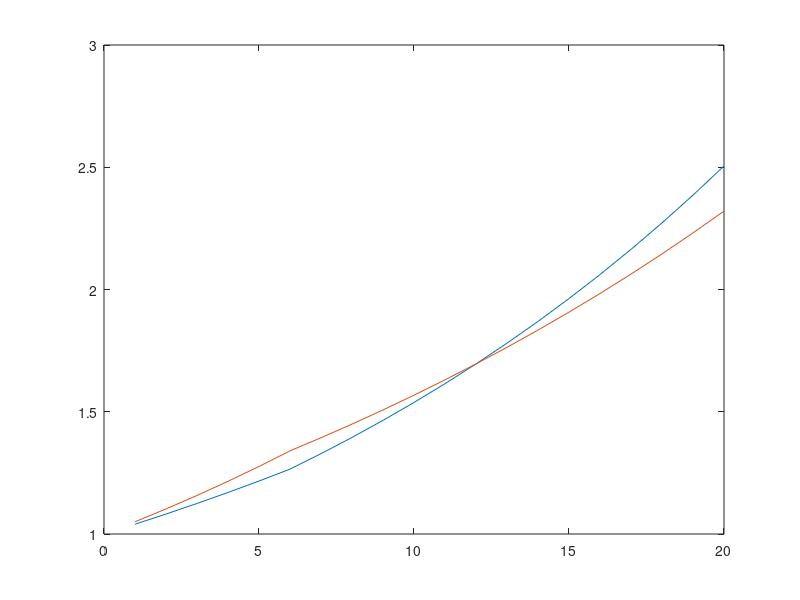
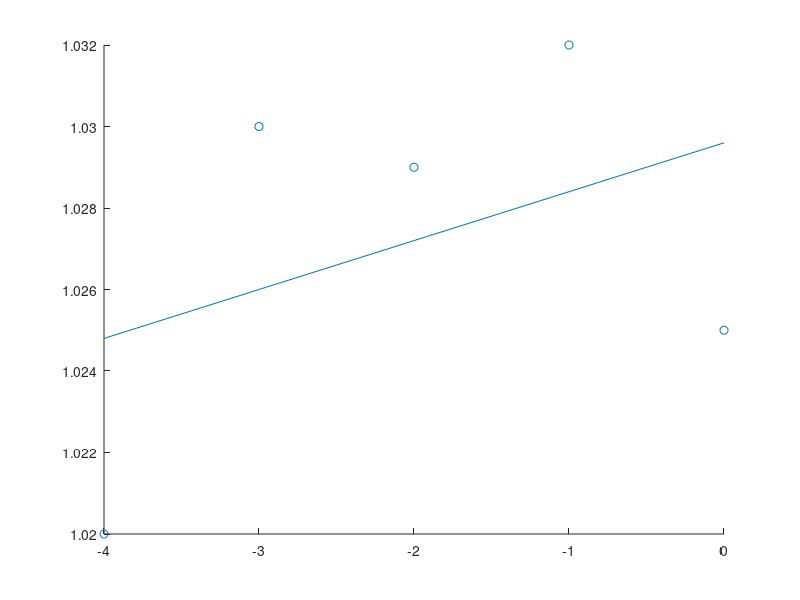

Here is the MATLAB script that generated these plots, in order: (Note: this script raises an error after producing the figures.)
cIni=200000;
mFin=307600;

mc=mFin/cIni

jc=@(j, n) (1+j)^n

sol=@(j1, j2, n, mFin) log(mFin/jc(j2, n))/log(jc(j1, 1)/jc(j2, 1))

sol(4/100, 5/100, 10, mc)

G=@(m, j1, j2, x) (x<m)*jc(j1, x)+(x>=m)*jc(j1, m)*jc(j2, x-m)

G(6, 4/100, 5/100, 10)*cIni

T=[]
for t=1:20
  T=[T; t, G(6, 4/100, 5/100, t)];
end

plot(T(:,1), T(:,2))
hold on;

T=[]
for t=1:20
  T=[T; t, G(6, 5/100, 4/100, t)];
end

plot(T(:,1), T(:,2))
hold off;

real=@(m, inf) m/inf

T=[-4; -3; -2; -1; 0]
Inf=[1.02; 1.03; 1.029; 1.032; 1.025]
L=length(T)

a=(L*sum(T.*Inf)-sum(T)*sum(Inf))/(L*sum(T.^2)-sum(T)^2)

b=mean(Inf)-a*mean(T)

fit=@(x) a*x+b

fig=figure
line([T(1), T(end)], [fit(T(1)), fit(T(end))])
hold on;
scatter(T, Inf)
T=[ones(size(T), 1), T]
[p, e_var, r, p_var, fit_var] = LinearRegression (T, Inf)